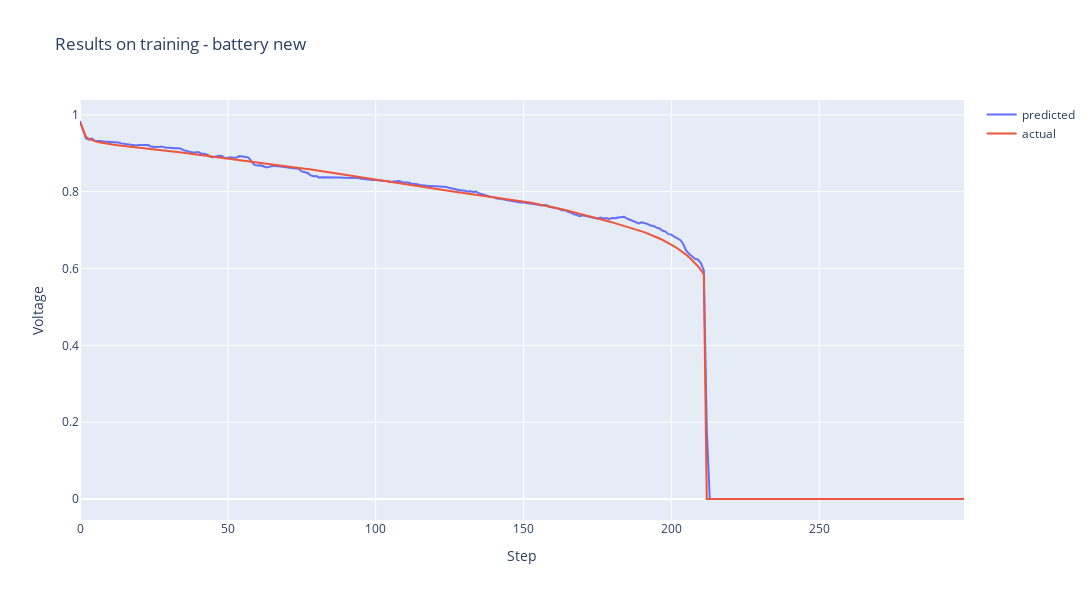
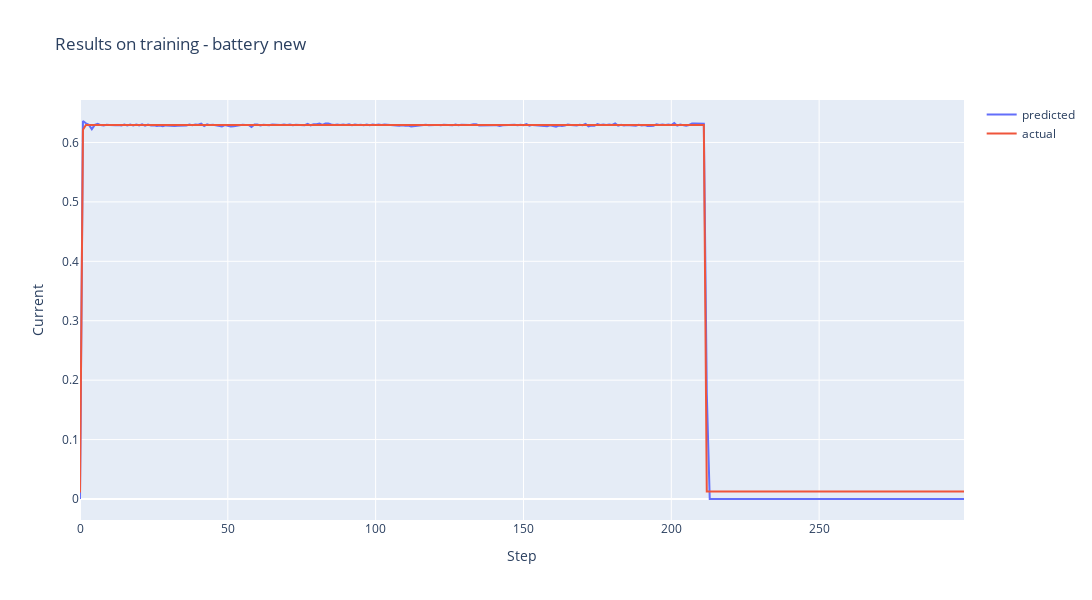
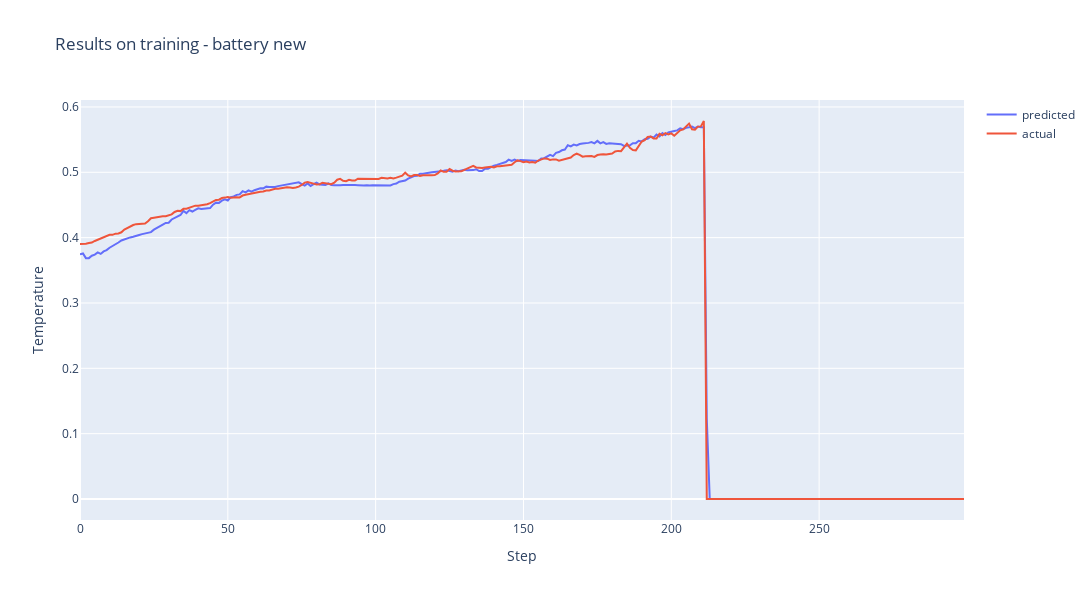

The notebook cell saved with these charts, in order:
### Code cell
for i in range(train_x.shape[2]):
    fig = go.Figure()
    fig.add_trace(go.Scatter(y=train_predictions[0,:,i],
                        mode='lines', name='predicted'))
    fig.add_trace(go.Scatter(y=train_x[0,:,i],
                        mode='lines', name='actual'))
    fig.update_layout(title='Results on training - battery new',
                    xaxis_title='Step',
                    yaxis_title=labels[i],
                    width=1400,
                    height=600)
    fig.show()

### Figure 1 — Plotly figure (JSON) as saved in the notebook; plotly's stock layout.template omitted (floating-point values rounded to 4 significant figures; data arrays with more than 128 entries replaced by an {"elided": "..."} marker saying what was removed)
{"data": [{"mode": "lines", "name": "predicted", "type": "scatter", "y": {"elided": "300 float values"}}, {"mode": "lines", "name": "actual", "type": "scatter", "y": {"elided": "300 float values"}}], "layout": {"height": 600, "title": {"text": "Results on training - battery new"}, "width": 1400, "xaxis": {"title": {"text": "Step"}}, "yaxis": {"title": {"text": "Voltage"}}}}

### Figure 2 — Plotly figure (JSON) as saved in the notebook; plotly's stock layout.template omitted (floating-point values rounded to 4 significant figures; data arrays with more than 128 entries replaced by an {"elided": "..."} marker saying what was removed)
{"data": [{"mode": "lines", "name": "predicted", "type": "scatter", "y": {"elided": "300 float values"}}, {"mode": "lines", "name": "actual", "type": "scatter", "y": {"elided": "300 float values"}}], "layout": {"height": 600, "title": {"text": "Results on training - battery new"}, "width": 1400, "xaxis": {"title": {"text": "Step"}}, "yaxis": {"title": {"text": "Current"}}}}

### Figure 3 — Plotly figure (JSON) as saved in the notebook; plotly's stock layout.template omitted (floating-point values rounded to 4 significant figures; data arrays with more than 128 entries replaced by an {"elided": "..."} marker saying what was removed)
{"data": [{"mode": "lines", "name": "predicted", "type": "scatter", "y": {"elided": "300 float values"}}, {"mode": "lines", "name": "actual", "type": "scatter", "y": {"elided": "300 float values"}}], "layout": {"height": 600, "title": {"text": "Results on training - battery new"}, "width": 1400, "xaxis": {"title": {"text": "Step"}}, "yaxis": {"title": {"text": "Temperature"}}}}
